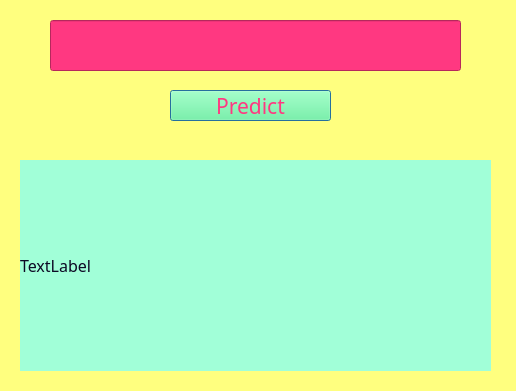
<?xml version="1.0" encoding="UTF-8"?>
<ui version="4.0">
 <class>Dialog</class>
 <widget class="QDialog" name="Dialog">
  <property name="geometry">
   <rect>
    <x>0</x>
    <y>0</y>
    <width>516</width>
    <height>391</height>
   </rect>
  </property>
  <property name="windowTitle">
   <string>Dialog</string>
  </property>
  <property name="styleSheet">
   <string notr="true">background-color: rgb(255, 255, 127);</string>
  </property>
  <widget class="QPushButton" name="pushButton">
   <property name="geometry">
    <rect>
     <x>170</x>
     <y>90</y>
     <width>161</width>
     <height>31</height>
    </rect>
   </property>
   <property name="font">
    <font>
     <family>Levenim MT</family>
     <pointsize>16</pointsize>
    </font>
   </property>
   <property name="styleSheet">
    <string notr="true">color:#ff3881 ;
background-color:#5cff92 ;</string>
   </property>
   <property name="text">
    <string>Predict</string>
   </property>
  </widget>
  <widget class="QLabel" name="label">
   <property name="geometry">
    <rect>
     <x>20</x>
     <y>160</y>
     <width>471</width>
     <height>211</height>
    </rect>
   </property>
   <property name="font">
    <font>
     <family>Levenim MT</family>
     <pointsize>12</pointsize>
    </font>
   </property>
   <property name="styleSheet">
    <string notr="true">color:#0d0924 ;
background-color: #a1ffd8;
</string>
   </property>
   <property name="text">
    <string>TextLabel</string>
   </property>
  </widget>
  <widget class="QLineEdit" name="lineEdit">
   <property name="geometry">
    <rect>
     <x>50</x>
     <y>20</y>
     <width>411</width>
     <height>51</height>
    </rect>
   </property>
   <property name="font">
    <font>
     <family>Levenim MT</family>
     <pointsize>18</pointsize>
     <weight>75</weight>
     <bold>true</bold>
    </font>
   </property>
   <property name="layoutDirection">
    <enum>Qt::LeftToRight</enum>
   </property>
   <property name="styleSheet">
    <string notr="true">color:#9ef9ff ;
background-color: #ff3881;
</string>
   </property>
   <property name="frame">
    <bool>true</bool>
   </property>
  </widget>
 </widget>
 <resources/>
 <connections/>
</ui>
